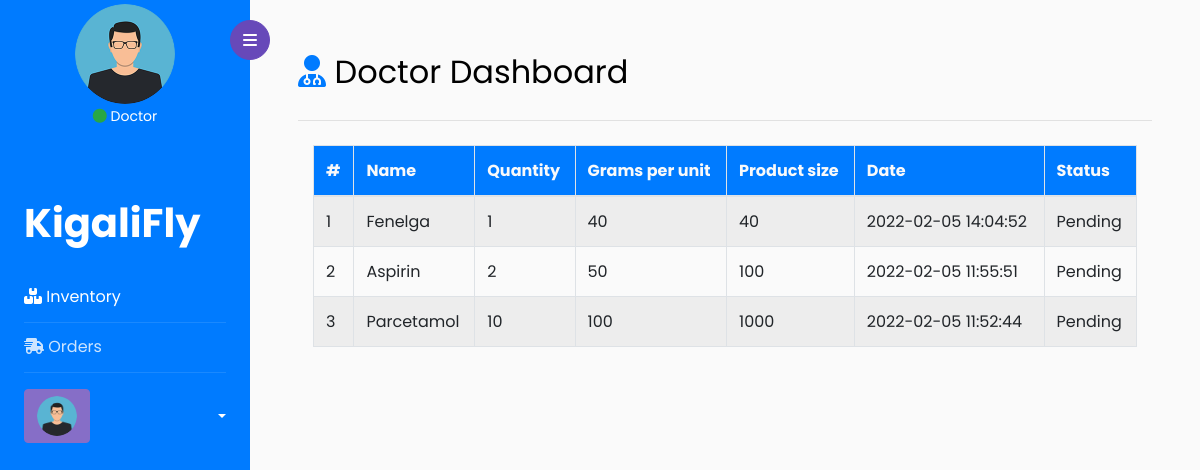
Page /doctor/orders.php (signed in) on the earlier database version.
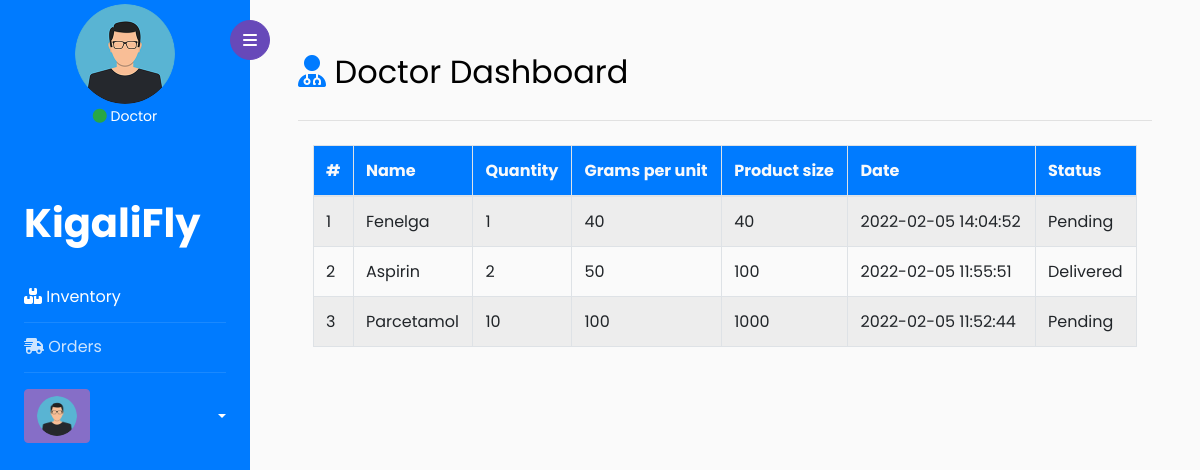
Same page on the later database version.
### tables this page shows
CREATE TABLE `orders` (
  `order_id` int(11) NOT NULL,
  `prod_id` int(11) NOT NULL,
  `quantity` int(11) DEFAULT NULL,
  `doc_id` int(11) NOT NULL,
  `order_date` datetime NOT NULL DEFAULT current_timestamp(),
  `received` tinyint(4) NOT NULL DEFAULT 0
);

CREATE TABLE `products` (
  `prod_id` int(11) NOT NULL,
  `prod_name` varchar(100) DEFAULT NULL,
  `quantity` int(11) DEFAULT NULL,
  `gram_unit` int(11) NOT NULL,
  `total_mass_g` varchar(100) NOT NULL,
  `date_added` datetime NOT NULL DEFAULT current_timestamp(),
  `status` tinyint(4) NOT NULL DEFAULT 1
);

### doctor/orders.php (the view, shortened to what this page needs)
<link rel="stylesheet" href="https://cdnjs.cloudflare.com/ajax/libs/datatables/1.10.21/css/jquery.dataTables.min.css">
<?php
    include '../saver/db.php';
    include_once '../header.php';
    $ids = $_SESSION['docid'];
?>
<div id="content" class="p-2 p-md-5 pt-5">
    <h2 class="mb-4"><i class="fas fa-user-md text-primary"></i> Doctor Dashboard</h2>
    <hr class="py-1">
    <div class="container-fluid">
        <div class="row">
            <div class="col-md-12">
            <table id="table-prod" class="table table-hover table-bordered table-striped">
                    <thead class="thead bg-primary text-light">
                        <tr>
                            <th scope="col">#</th>
                            <th scope="col">Name</th>
                            <th scope="col">Quantity</th>
                            <th scope="col">Grams per unit</th>
                            <th scope="col">Product size</th>
                            <th scope="col">Date</th>
                            <th scope="col">Status </th>
                        </tr>
                    </thead>
                    <tbody>
                        <?php
                            $sel = "SELECT * FROM doctor, products, orders WHERE products.prod_id = orders.prod_id AND doctor.doc_id = (orders.doc_id = '$ids') ORDER BY orders.order_date DESC";
                            $que = $c->query($sel);
                            if ($que->num_rows > 0) {
                                $no = 1;
                                while ($row = $que->fetch_assoc()) {
                                    $pname = $row['prod_name'];
                                    $qua = $row['quantity'];
                                    $gram_unit = $row['gram_unit'];
                                    $order_dt = $row['order_date'];
                                    $total_mas = $gram_unit * $qua;
                                    if ($row['received'] == 1) {
                                        $status = "Delivered";
                                    } else if ($row['received'] == 0) {
                                        $status = "Pending";
                                    }
                                    ?>
                                        <tr>
                                            <td><?= $no++; ?></td>
                                            <td><?= $pname; ?></td>
                                            <td><?= $qua; ?></td>
                                            <td><?= $gram_unit; ?></td>
                                            <td><?= $total_mas; ?></td>
                                            <td><?= $order_dt; ?></td>
                                            <td><?= $status; ?></td>
                                        </tr>
                                    <?php
                                }
                            }
                        ?>
                    </tbody>
                </table>
            </div>
        </div>
    </div>
</div>
</div>
</body>
</html>

Differences in the rows shown:
changed orders "Aspirin": received "Pending" → "Delivered"
